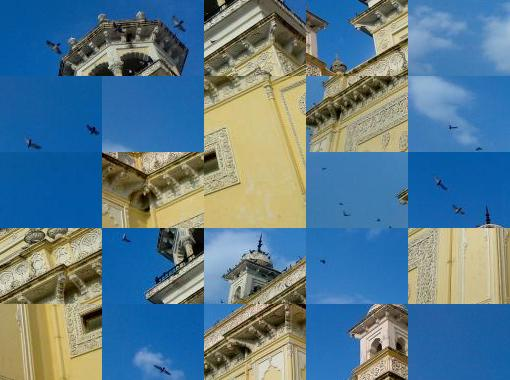
#> input picture eroded_boundaries_solver/images/fiveByfive.jpg, 510 x 380 px
$ python -i without_hint.py   (imports and definitions only)
#> lines starting #> are read from the running program, lines starting #| are printed output that depends on the picture
### eroded_boundaries_solver/check_puzzle.py
def check_wrong_pieces(pieces, edge_connections, n):
    bottom_right_piece = None
    bottom_left_piece = None


    for piece in pieces.keys():
        if not any(edge == 'right_edge' or edge == 'bottom_edge' for _, edge in edge_connections.keys() if _ == piece) and \
        not any(edge == 'right_edge' or edge == 'bottom_edge' for _, edge in edge_connections.values() if _ == piece):
            bottom_right_piece = piece
            break
    print(f"The bottom-right piece is {bottom_right_piece}")


    for piece in pieces.keys():
        if not any(edge == 'left_edge' or edge == 'bottom_edge' for _, edge in edge_connections.keys() if _ == piece) and \
        not any(edge == 'left_edge' or edge == 'bottom_edge' for _, edge in edge_connections.values() if _ == piece):
            bottom_left_piece = piece
            break
    print(f"The bottom-left piece is {bottom_left_piece}")


    current_piece = bottom_right_piece
    for i in range(n):
            for (index1, edge1_key), (index2, edge2_key) in edge_connections.items():
                 if (current_piece == index1 and edge1_key == 'right_edge') or (current_piece == index2 and edge2_key == 'right_edge'):
                      return [index1, index2, -1]
            if i is not (n-1):
                for (index1, edge1_key), (index2, edge2_key) in edge_connections.items():
                    if (current_piece == index1 and edge1_key == 'top_edge'):
                        current_piece = index2
                    if (current_piece == index2 and edge2_key == 'top_edge'):
                        current_piece = index1


    current_piece = bottom_left_piece
    for i in range(n):
            for (index1, edge1_key), (index2, edge2_key) in edge_connections.items():
                 if (current_piece == index1 and edge1_key == 'left_edge') or (current_piece == index2 and edge2_key == 'left_edge'):
                      return [index1, index2, -1]
            if i is not (n-1):
                for (index1, edge1_key), (index2, edge2_key) in edge_connections.items():
                    if (current_piece == index1 and edge1_key == 'top_edge'):
                        current_piece = index2
                    if (current_piece == index2 and edge2_key == 'top_edge'):
                        current_piece = index1

    return ["no error occured","Great",0]

### eroded_boundaries_solver/without_hint.py
import cv2 as cv
import numpy as np
import check_puzzle
import copy
def without_hint(path):
    def get_updated_value(key, value, **kwargs):
        if key == ord('+'):
            return value, 0, 0
        elif key == ord('-'):
            return -value, 0, 0
        elif key == ord('*'):
            return 0, kwargs.get('value2', value), 0
        elif key == ord('/'):
            return 0, -kwargs.get('value2', value), 0
        elif key == ord('8'):
            return 0, 0, kwargs.get('value3', value)
        elif key == ord('2'):
            return 0, 0, -kwargs.get('value3', value)
        elif key == 27:
            raise Exception('Terminated by user!')
        else:
            return 0, 0, 0


    n = 4
    def error_handler(func):
        def wrapper(*args, **kwargs):
            try:
                return func(*args, **kwargs)
            except Exception as ex:
                cv.destroyAllWindows()
                print(f'{ex}')

        return wrapper

    limit = (n*n*4-n*4)/2
    fix = 1


    def check (pieces,edge_connections,top_edge_connections,n, fix):
        result = check_puzzle.check_wrong_pieces(pieces, top_edge_connections, n)
        if result[2] == 0:
            print (result[0])
        else:
            id1 = result[0]
            id2 = result[1]
            for key, value in list(top_edge_connections.items()):
                index1, edge1_key = key
                index2, edge2_key = value
                if (index1 == id1 and index2 == id2) or (index1 == id2 and index2 == id1):
                    del top_edge_connections[key]
                    index_to_retrieve = limit + fix
                    records = list(edge_connections.items())
                    specific_record = records[int(index_to_retrieve - 1)]
                    top_edge_connections[specific_record[0]] = specific_record[1]
                    fix = fix + 1
                    break
            check (pieces,edge_connections,top_edge_connections,n, fix)


    @error_handler
    def extract_puzzle_pieces(image_path):
#> called with image_path = 'images/fiveByfive.jpg'
        image = cv.imread(image_path)
#> image is the input picture: shape (380, 510, 3); mean B, G, R 141.5, 123.4, 90.8
        image = cv.resize(image, (image.shape[1] // 2, image.shape[0] // 2))
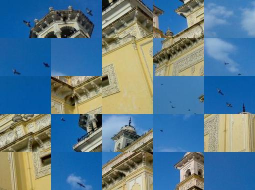
#> image: shape (190, 255, 3); mean B, G, R 141.7, 123.6, 90.9
        height, width, _ = image.shape
#> height = 190; width = 255

        piece_height = height // n
#> piece_height = 47
        piece_width = width // n
#> piece_width = 63

        puzzle_pieces = {}
        for i in range(n):
            for j in range(n):
                piece = image[i * piece_height: (i + 1) * piece_height, j * piece_width: (j + 1) * piece_width]
                puzzle_pieces[(i, j)] = {
                    'image': piece,
                    'top_edge': piece[0, :, :],
                    'bottom_edge': piece[-1, :, :],
                    'left_edge': piece[:, 0, :],
                    'right_edge': piece[:, -1, :]
                }
#> after the loop, puzzle_pieces = 16 items

        return puzzle_pieces

    def compute_cross_correlation(edge1, edge2):
        if edge1.ndim == 3 and edge1.shape[2] == 3:  # Check if edge1 is a 3-channel image
            edge1_gray = cv.cvtColor(edge1, cv.COLOR_BGR2GRAY)
        else:
            edge1_gray = edge1


        if edge2.ndim == 3 and edge2.shape[2] == 3:  # Check if edge2 is a 3-channel image
            edge2_gray = cv.cvtColor(edge2, cv.COLOR_BGR2GRAY)
        else:
            edge2_gray = edge2

        cross_corr = cv.matchTemplate(edge1_gray, edge2_gray, cv.TM_CCORR_NORMED)
        # cross_corr = cv.matchTemplate(edge1_gray, edge2_gray, cv.TM_CCOEFF_NORMED)

        return cross_corr[0, 0]

    pieces = extract_puzzle_pieces(path)
#> pieces = 16 items

    # Load the image
    image = cv.imread(path)

    # Get the image height and width
    height, width = image.shape[:2]
#> height = 380; width = 510

    # Define the piece height and width

    # Display each puzzle piece and retrieve color information of edges
    for index, piece in pieces.items():
        i, j = index
        print(f"Color info for Puzzle Piece ({i+1}, {j+1}) edges:")
        print("Top Edge:")
        print(piece['top_edge'])
        print("Bottom Edge:")
        print(piece['bottom_edge'])
        print("Left Edge:")
        print(piece['left_edge'])
        print("Right Edge:")
        print(piece['right_edge'])
        print()
        cv.waitKey(0)
        cv.destroyAllWindows()
#> this loop made 16 passes
#> (i, j) on passes 1 to 12: (0, 0), (0, 1), (0, 2), (0, 3), (1, 0), (1, 1), (1, 2), (1, 3), (2, 0), (2, 1), (2, 2), (2, 3)
#> (printed output is left out)


    color_histograms = {}
    for index, piece in pieces.items():
        image = piece['image']
        hist = cv.calcHist([image], [0, 1, 2], None, [7, 7, 7], [0, 256, 0, 256, 0, 256])
        hist = cv.normalize(hist, hist).flatten()
        color_histograms[index] = hist
#> this loop made 16 passes
#> pass 1, in without_hint, `image = piece['image']`:
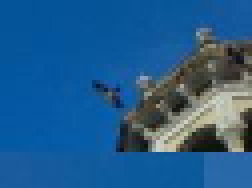
#> image: shape (47, 63, 3) (shown 4 times larger); mean of channels 0, 1, 2 140.7, 92, 35.2; drawn as B, G, R
#> pass 3, in without_hint, `image = piece['image']`:
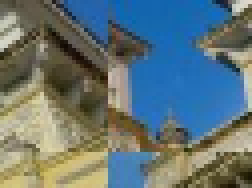
#> image: shape (47, 63, 3) (shown 4 times larger); mean of channels 0, 1, 2 119.2, 116.9, 99.4; drawn as B, G, R
#> after the loop, color_histograms = 16 items


    correlation_scores = {}
    opposite_edges = {'top_edge': 'bottom_edge', 'bottom_edge': 'top_edge', 'left_edge': 'right_edge', 'right_edge': 'left_edge'}

    for index1, piece1 in pieces.items():
        for edge1_key, edge1 in piece1.items():
            if edge1_key == 'image':
                continue
            opposite_edge_key = opposite_edges[edge1_key]
            for index2, piece2 in pieces.items():
                if index1 == index2:
                    continue
                edge2 = piece2[opposite_edge_key]
                score = compute_cross_correlation(edge1, edge2)
                hist_score = cv.compareHist(color_histograms[index1], color_histograms[index2], cv.HISTCMP_BHATTACHARYYA)
                correlation_scores[(index1, edge1_key, index2, opposite_edge_key)] = (score, hist_score)
#> this loop made 16 passes
#> index1 on passes 1 to 11: (0, 0), (0, 1), (0, 2), (0, 3), (1, 0), (1, 1), (1, 2), (1, 3), (2, 0), (2, 1), (2, 2)
#> index1 on passes 12 to 16: (2, 3), (3, 0), (3, 1), (3, 2), (3, 3)


    sorted_scores = sorted(correlation_scores.items(), key=lambda x: x[1][0] * 1 + x[1][1] * 0.0, reverse=True)

    edge_connections = {}
    top_edge_connections = {}

    for (index1, edge1_key, index2, edge2_key), score in sorted_scores:
        if len(edge_connections) == limit:
            top_edge_connections = copy.deepcopy(edge_connections)
        if any(index1 == index and edge1_key == edge_key for index, edge_key in edge_connections.keys()) or \
        any(index1 == index and edge1_key == edge_key for index, edge_key in edge_connections.values()):
            continue
        if any(index2 == index and edge2_key == edge_key for index, edge_key in edge_connections.keys()) or \
        any(index2 == index and edge2_key == edge_key for index, edge_key in edge_connections.values()):
            continue
        edge_connections[(index1, edge1_key)] = (index2, edge2_key)
#> this loop made 960 passes
#> (index1, edge1_key, index2, edge2_key, score) on passes 1 to 3: ((0, 0), 'bottom_edge', (1, 0), 'top_edge', (1, 0.336)), ((1, 0), 'top_edge', (0, 0), 'bottom_edge', (1, 0.336)), ((3, 0), 'right_edge', (3, 1), 'left_edge', (1, 0.552))

    print (len(top_edge_connections))

    check(pieces,edge_connections,top_edge_connections,n, fix)
#> the loop in check_wrong_pieces, `for piece in pieces.keys():` made 16 passes
#> the loop in check_wrong_pieces, `for piece in pieces.keys():` made 13 passes
#> the loop in check, `for key, value in list(top_edge_connections.items()):` made 15 passes
#> (key, value) on passes 1 to 12: (((0, 0), 'bottom_edge'), ((1, 0), 'top_edge')), (((3, 0), 'right_edge'), ((3, 1), 'left_edge')), (((1, 1), 'right_edge'), ((1, 2), 'left_edge')), (((1, 2), 'bottom_edge'), ((2, 2), 'top_edge')), (((2, 3), 'bottom_edge'), ((3, 3), 'top_edge')), (((2, 2), 'right_edge'), ((2, 3), 'left_edge')), (((1, 0), 'bottom_edge'), ((2, 0), 'top_edge')), (((1, 3), 'bottom_edge'), ((2, 3), 'top_edge')), (((1, 2), 'right_edge'), ((1, 3), 'left_edge')), (((0, 3), 'bottom_edge'), ((1, 3), 'top_edge')), (((1, 0), 'right_edge'), ((1, 1), 'left_edge')), (((2, 1), 'right_edge'), ((2, 2), 'left_edge'))
#> the loop in check_wrong_pieces (call 2), `for piece in pieces.keys():` made 16 passes
#> the loop in check_wrong_pieces (call 2), `for piece in pieces.keys():` made 13 passes
#> the loop in check (call 2), `for key, value in list(top_edge_connections.items()):` made 24 passes

    for (index1, edge1_key), (index2, edge2_key) in top_edge_connections.items():
        score = correlation_scores[(index1, edge1_key, index2, edge2_key)]
        print(f"Edge {index1}, {edge1_key} is connected to Edge {index2}, {edge2_key} with a correlation score of {score}")
#> this loop made 24 passes

    top_left_piece = None
    for piece in pieces.keys():
        if not any(edge == 'left_edge' or edge == 'top_edge' for _, edge in top_edge_connections.keys() if _ == piece) and \
        not any(edge == 'left_edge' or edge == 'top_edge' for _, edge in top_edge_connections.values() if _ == piece):
            top_left_piece = piece
            break
#> this loop made 1 pass

    print(f"The top-left piece is {top_left_piece}")

    bottom_right_piece = None


    cuurent_piece = top_left_piece
    grid = [[None] * n for _ in range(n)]
    for i in range(n):
            for j in range(n):
                if j==0:
                    grid[i][j] = cuurent_piece
                else:
                    for (index1, edge1_key), (index2, edge2_key) in top_edge_connections.items():
                        if index1 == cuurent_piece and edge1_key == 'right_edge':
                            grid[i][j] = index2
                            cuurent_piece = index2
                            break
                        if index2 == cuurent_piece and edge2_key == 'right_edge':
                            grid[i][j] = index1
                            cuurent_piece = index1
                            break
            if i is not (n-1):
                for (index1, edge1_key), (index2, edge2_key) in top_edge_connections.items():
                        if index1 == grid[i][0] and edge1_key == 'bottom_edge':
                            cuurent_piece = index2
                            break
                        if index2 == grid[i][0] and edge2_key == 'bottom_edge':
                            cuurent_piece = index1
                            break
    # Print the grid
    for row in grid:
        print(row)
#> this loop made 4 passes
#> row on passes 1 to 4: [(0, 0), (0, 1), (0, 2), (0, 3)], [(1, 0), (1, 1), (1, 2), (1, 3)], [(2, 0), (2, 1), (2, 2), (2, 3)], [(3, 0), (3, 1), (3, 2), (3, 3)]

    for i in range(n):
        for j in range(n):
            if grid[i][j] == None:
                grid[i][j] = (i, j)


    piece_height = height // n
    piece_width = width // n

    # Resize the canvas to match the size of the assembled image
    canvas_height = piece_height * n
    canvas_width = piece_width * n
    canvas = np.zeros((canvas_height, canvas_width, 3), dtype=np.uint8)

    resized_pieces = {}
    for index, piece in pieces.items():
        resized_piece = cv.resize(piece['image'], (piece_width, piece_height))
        resized_pieces[index] = {
            'image': resized_piece,
            'top_edge': resized_piece[0, :, :],
            'bottom_edge': resized_piece[-1, :, :],
            'left_edge': resized_piece[:, 0, :],
            'right_edge': resized_piece[:, -1, :]
        }
#> this loop made 16 passes
#> pass 1, in without_hint, `resized_piece = cv.resize(piece['image'], (piece_width, piece_height))`:
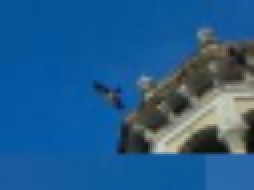
#> resized_piece: shape (95, 127, 3) (shown 2 times larger); mean of channels 0, 1, 2 140.6, 91.9, 35.1; drawn as B, G, R
#> pass 2, in without_hint, `resized_piece = cv.resize(piece['image'], (piece_width, piece_height))`:
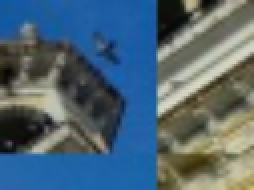
#> resized_piece: shape (95, 127, 3) (shown 2 times larger); mean of channels 0, 1, 2 116.4, 102, 79.3; drawn as B, G, R
#> pass 3, in without_hint, `resized_piece = cv.resize(piece['image'], (piece_width, piece_height))`:
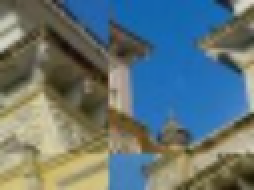
#> resized_piece: shape (95, 127, 3) (shown 2 times larger); mean of channels 0, 1, 2 119, 116.8, 99.3; drawn as B, G, R


    for i in range(n):
        for j in range(n):
            piece_index = grid[i][j]
            piece = resized_pieces[piece_index]['image']
            x = j * piece_width
            y = i * piece_height
            canvas[y:y+piece_height, x:x+piece_width] = piece
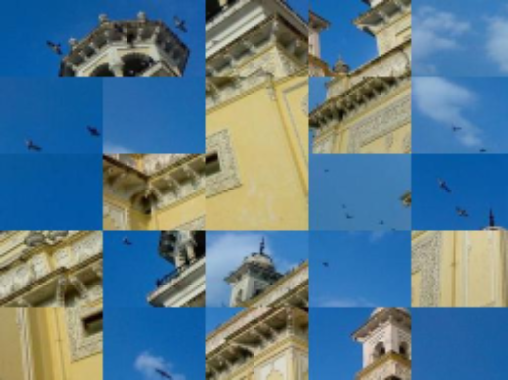
#> canvas: shape (380, 508, 3); mean of channels 0, 1, 2 141.3, 123.4, 90.9; drawn as B, G, R

    # Display the assembled image
    output_image_path = 'output.jpg'
    cv.imwrite(output_image_path, canvas)

>>> result = without_hint('images/fiveByfive.jpg')

$ run again, on eroded_boundaries_solver/images/original.jpg
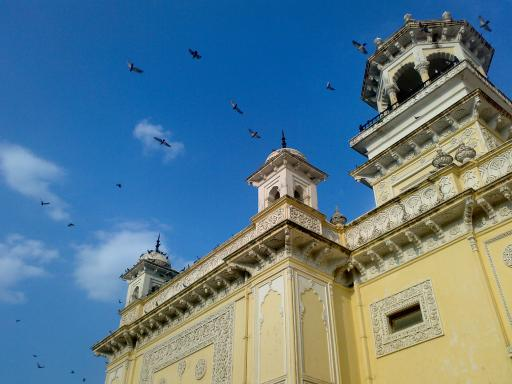
#> input picture eroded_boundaries_solver/images/original.jpg, 512 x 384 px
#> in extract_puzzle_pieces, image is the input picture: shape (384, 512, 3); mean B, G, R 141.2, 123.9, 91.6
#> after the loop in extract_puzzle_pieces, `for i in range(n):`: puzzle_pieces = 16 items
#> the loop in without_hint, `for index, piece in pieces.items():` made 16 passes
#> (i, j) on passes 1 to 8: (0, 0), (0, 1), (0, 2), (0, 3), (1, 0), (1, 1), (1, 2), (1, 3)
#> (printed output is left out)
#> the loop in without_hint, `for index, piece in pieces.items():` made 16 passes
#> pass 1, in without_hint, `image = piece['image']`:
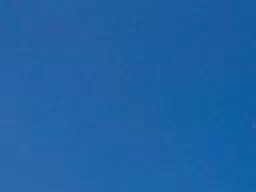
#> image: shape (48, 64, 3) (shown 4 times larger); mean of channels 0, 1, 2 163.6, 97.6, 29.9; drawn as B, G, R
#> the loop in without_hint, `for index1, piece1 in pieces.items():` made 16 passes
#> index1 on passes 1 to 8: (0, 0), (0, 1), (0, 2), (0, 3), (1, 0), (1, 1), (1, 2), (1, 3)
#> the loop in without_hint, `for (index1, edge1_key, index2, edge2_key), score in sorted_scores:` made 960 passes
#> (index1, edge1_key, index2, edge2_key, score) on passes 1 to 3: ((0, 1), 'right_edge', (0, 2), 'left_edge', (1, 0.2)), ((0, 2), 'left_edge', (0, 1), 'right_edge', (1, 0.2)), ((0, 0), 'bottom_edge', (1, 0), 'top_edge', (1, 0.613))
#> the loop in check_wrong_pieces, `for piece in pieces.keys():` made 16 passes
#> the loop in check_wrong_pieces, `for piece in pieces.keys():` made 13 passes
#> the loop in check, `for key, value in list(top_edge_connections.items()):` made 10 passes
#> (key, value) on passes 1 to 8: (((0, 1), 'right_edge'), ((0, 2), 'left_edge')), (((0, 0), 'bottom_edge'), ((1, 0), 'top_edge')), (((1, 0), 'right_edge'), ((1, 1), 'left_edge')), (((1, 1), 'bottom_edge'), ((2, 1), 'top_edge')), (((0, 1), 'bottom_edge'), ((1, 1), 'top_edge')), (((2, 0), 'bottom_edge'), ((3, 0), 'top_edge')), (((3, 1), 'right_edge'), ((3, 2), 'left_edge')), (((1, 0), 'bottom_edge'), ((2, 0), 'top_edge'))
#> the loop in check_wrong_pieces (call 2), `for piece in pieces.keys():` made 16 passes
#> the loop in check_wrong_pieces (call 2), `for piece in pieces.keys():` made 13 passes
#> the loop in without_hint, `for (index1, edge1_key), (index2, edge2_key) in top_edge_connections.i..` made 24 passes
#> the loop in without_hint, `for piece in pieces.keys():` made 1 pass
#> the loop in without_hint, `for row in grid:` made 4 passes
#> row on passes 1 to 4: [(0, 0), (0, 1), (0, 2), (0, 3)], [(1, 0), (1, 1), (1, 2), (1, 3)], [(2, 0), (2, 1), (2, 2), (2, 3)], [(3, 0), (3, 1), (3, 2), (3, 3)]
#> after the loop in without_hint, `for i in range(n):`:
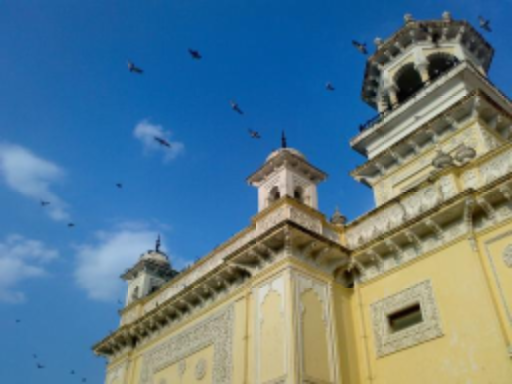
#> canvas: shape (384, 512, 3); mean of channels 0, 1, 2 141.3, 124, 91.7; drawn as B, G, R

$ run again, on eroded_boundaries_solver/images/sliced_ten_by_ten.jpg
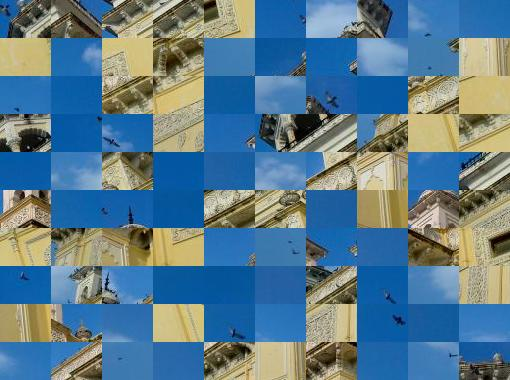
#> input picture eroded_boundaries_solver/images/sliced_ten_by_ten.jpg, 510 x 380 px
#> in extract_puzzle_pieces, image is the input picture: shape (380, 510, 3); mean B, G, R 141.5, 123.4, 90.8
#> after the loop in extract_puzzle_pieces, `for i in range(n):`: puzzle_pieces = 16 items
#> the loop in without_hint, `for index, piece in pieces.items():` made 16 passes
#> (i, j) on passes 1 to 8: (0, 0), (0, 1), (0, 2), (0, 3), (1, 0), (1, 1), (1, 2), (1, 3)
#> (printed output is left out)
#> the loop in without_hint, `for index, piece in pieces.items():` made 16 passes
#> the loop in without_hint, `for index1, piece1 in pieces.items():` made 16 passes
#> index1 on passes 1 to 8: (0, 0), (0, 1), (0, 2), (0, 3), (1, 0), (1, 1), (1, 2), (1, 3)
#> the loop in without_hint, `for (index1, edge1_key, index2, edge2_key), score in sorted_scores:` made 960 passes
#> (index1, edge1_key, index2, edge2_key, score) on passes 1 to 3: ((2, 1), 'bottom_edge', (3, 1), 'top_edge', (1, 0.363)), ((3, 1), 'top_edge', (2, 1), 'bottom_edge', (1, 0.363)), ((3, 2), 'right_edge', (3, 3), 'left_edge', (1, 0.451))
#> the loop in check_wrong_pieces, `for piece in pieces.keys():` made 16 passes
#> the loop in check_wrong_pieces, `for piece in pieces.keys():` made 13 passes
#> the loop in without_hint, `for (index1, edge1_key), (index2, edge2_key) in top_edge_connections.i..` made 24 passes
#> (index1, edge1_key, index2, edge2_key) on passes 1 to 8: ((2, 1), 'bottom_edge', (3, 1), 'top_edge'), ((3, 2), 'right_edge', (3, 3), 'left_edge'), ((3, 0), 'right_edge', (3, 1), 'left_edge'), ((0, 2), 'bottom_edge', (1, 2), 'top_edge'), ((2, 3), 'bottom_edge', (3, 3), 'top_edge'), ((0, 1), 'right_edge', (0, 2), 'left_edge'), ((2, 2), 'right_edge', (2, 3), 'left_edge'), ((2, 0), 'bottom_edge', (3, 0), 'top_edge')
#> the loop in without_hint, `for piece in pieces.keys():` made 1 pass
#> the loop in without_hint, `for row in grid:` made 4 passes
#> row on passes 1 to 4: [(0, 0), (0, 1), (0, 2), (0, 3)], [(1, 0), (1, 1), (1, 2), (1, 3)], [(2, 0), (2, 1), (2, 2), (2, 3)], [(3, 0), (3, 1), (3, 2), (3, 3)]
#> the loop in without_hint, `for index, piece in pieces.items():` made 16 passes
#> pass 1, in without_hint, `resized_piece = cv.resize(piece['image'], (piece_width, piece_height))`:
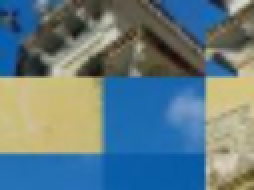
#> resized_piece: shape (95, 127, 3) (shown 2 times larger); mean of channels 0, 1, 2 130.9, 123, 98; drawn as B, G, R
#> after the loop in without_hint, `for i in range(n):`:
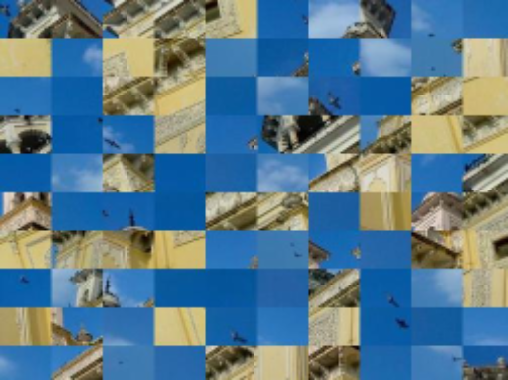
#> canvas: shape (380, 508, 3); mean of channels 0, 1, 2 141.7, 123.2, 90.3; drawn as B, G, R
